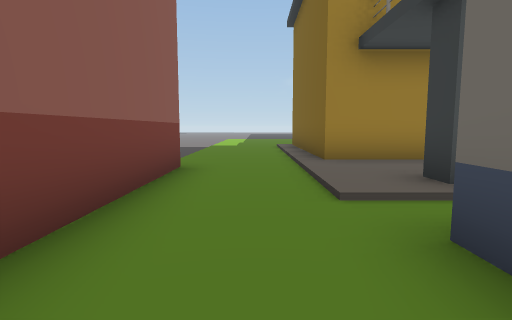
View 1 (above)

24 first-person views from a walk through a scene from a Unity 3-D project. The camera is 1.5 m above the floor, tilts 6° down and sees 80° across. The floor is counted in squares, 2 m on a side. Each view is taken from the middle of a square. On the plan, view 1 faces up. The plan holds only what a view shows up to about 10 squares ahead; the rest is blank. The place goes on beyond the plan. Some animated figures are left out.

View 2
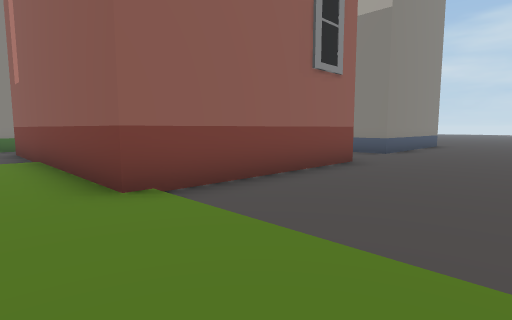

View 3
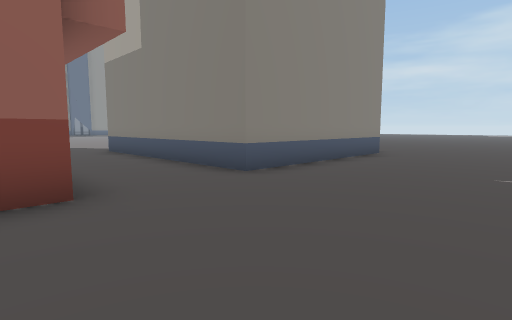

View 4
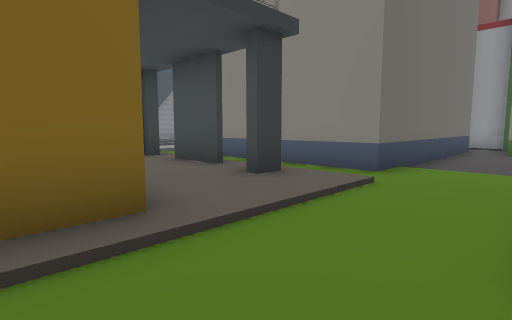

View 5
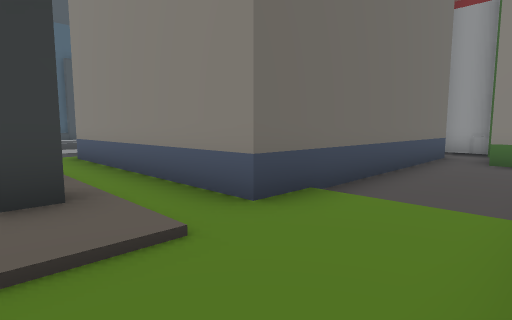

View 6
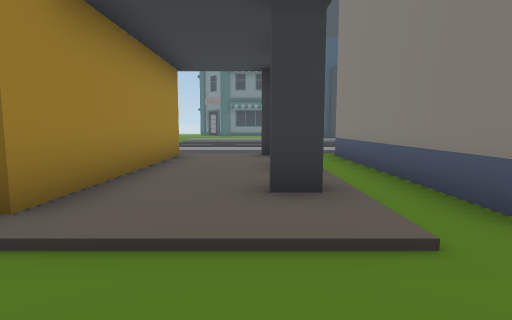

View 7
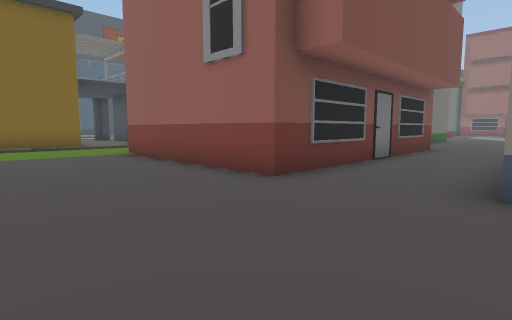

View 8
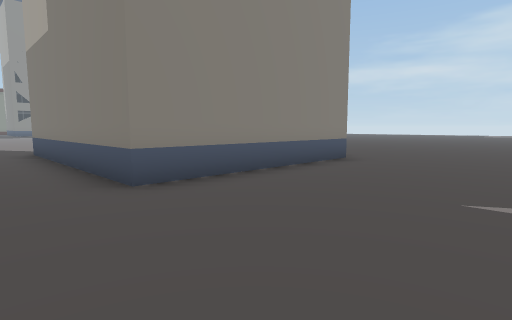

View 9
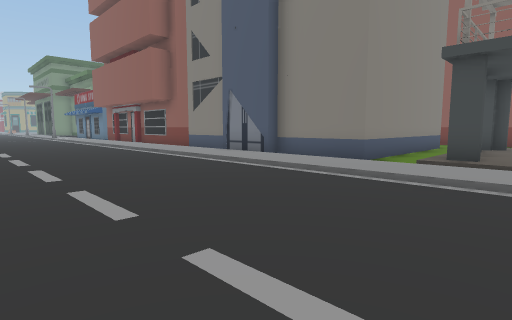

View 10
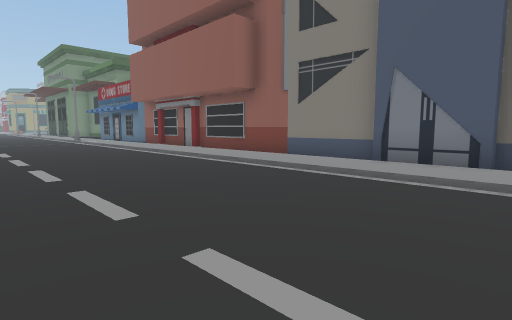

View 11
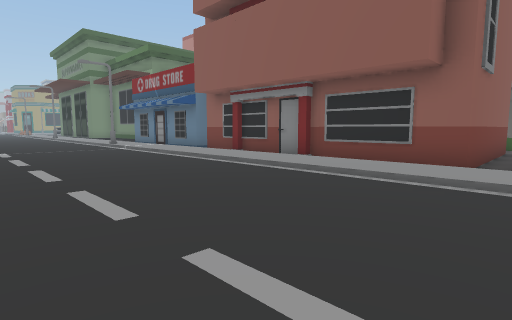

View 12
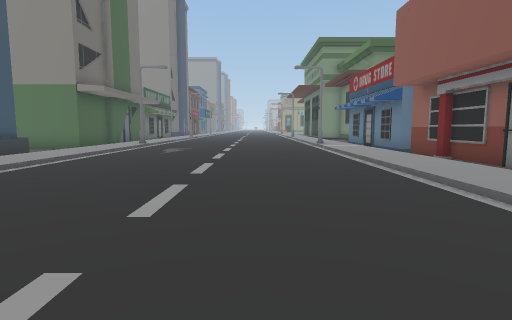

View 13
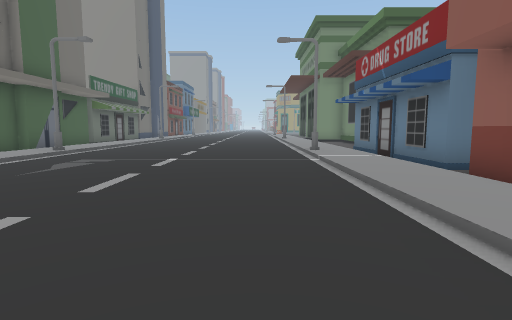

View 14
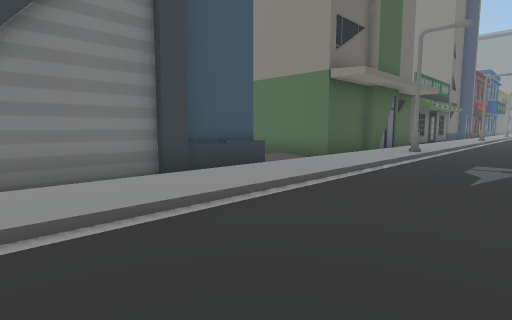

View 15
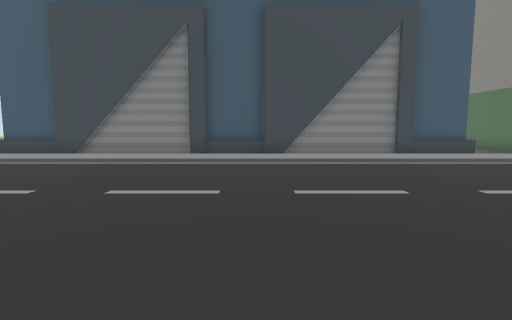

View 16
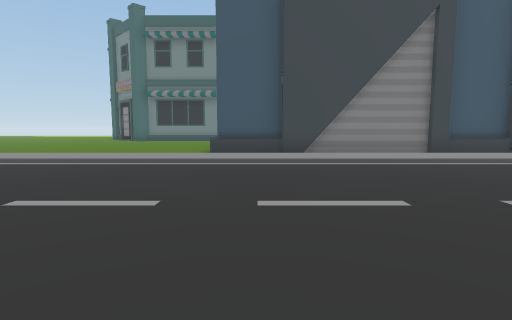

View 17
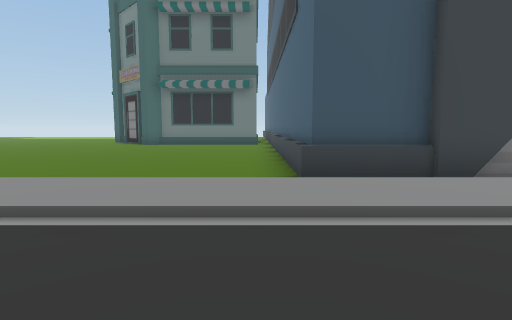

View 18
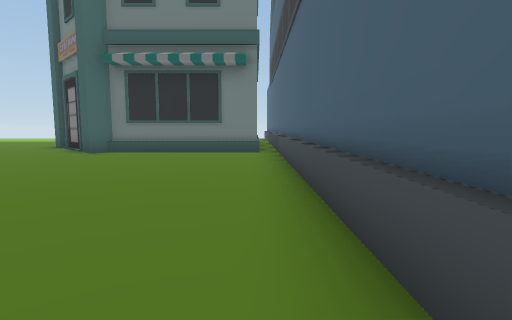

View 19
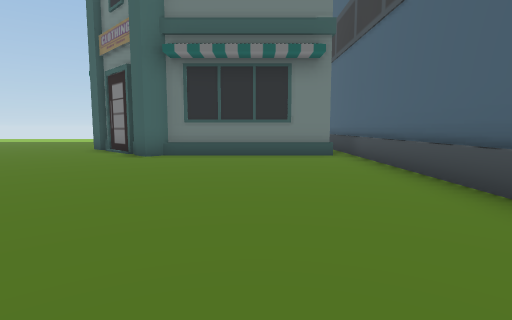

View 20
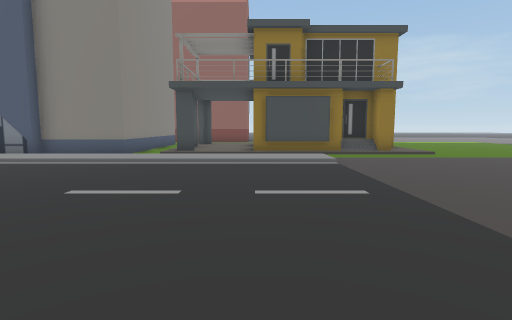

View 21
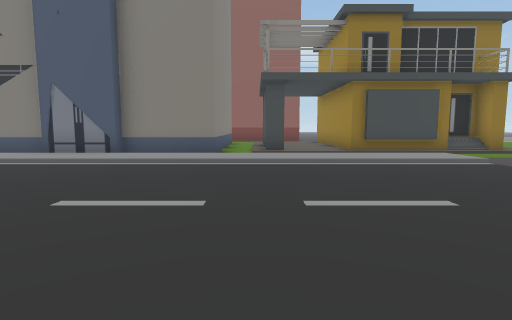

View 22
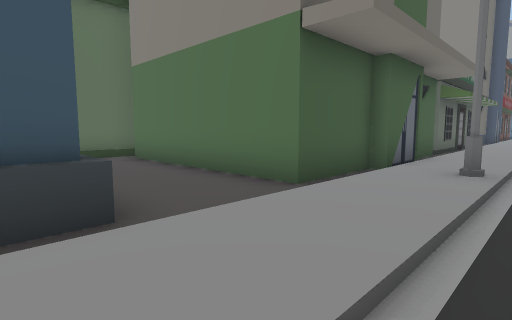

View 23
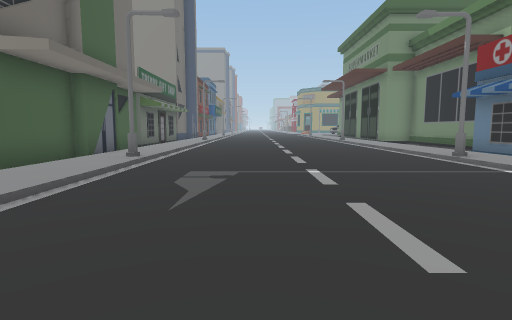

View 24
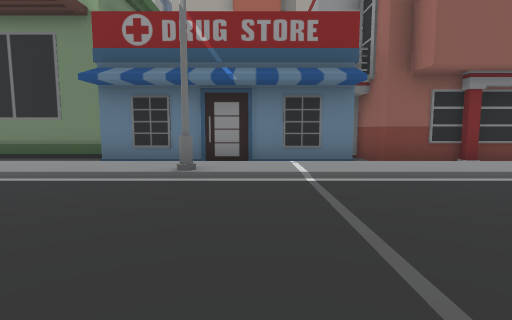

### Floor plan
Key: @ floor where view 1 was taken; # wall or solid block; . main floor; : floor 0.25 m higher than the main floor; / step, stairs or slope; ^ raised ledge; B building; S streetlight.
Columns run from 15 left of view 1 to 30 right of it. Each row starts with its distance up from view 1.
  9  .............../#   #/.......       ... ....B
  8 ................/#   #///......    .........BB
  7 ................/#   #//:.......  .........BB
  6 ................/#####//:.......:/..........B
  5 BBBBBB...BBBBB../::::://:.......:/..........B
  4      B..B    B../#:::://:.......:/..........B
  3      B..B    B..///##///:.......:/..........B
  2      B..B    B........./:.......:/..........B
  1      B..B    B...BBBBBB/:.......:/##########^^
  0      B..B    B.@.B    B/:.......:/#
 -1      B..B    B...B    B/:.......:/#
 -2      ....B   B...B    B/:.......:/#
 -3      ...      ...B    B/:.......:/#
 -4                ..B    B/:.......:/#
 -5              BBB.B    B/:.......:/#
 -6                B......./:.......:/#
 -7                B##   BB/:.......:/#
 -8                       B/:.......:/#
 -9                       B/:.......:/#
-10                       B/:.......:/#
-11                       B/:.......:/#
-12                       B/:.......:/#
-13                       B/:.......:/#
-14                     #BB/:.......:/#
-15                       #/:.......:/..... #
-16                       #/:.......:/......#
-17                       #/:.......:/BBBBBB#
-18                       #/S.......S/B
-19                       #/:.......:/B
-20                       #/:.......:/B
-21                        /:.......:/B

Where each view was taken, in squares from view 1:
view 1: 0 up, 0 right, facing up
view 2: 9 up, 0 right, facing down-left
view 3: 9 up, 6 left, facing down-left
view 4: 7 up, 1 left, facing down-right
view 5: 4 up, 1 left, facing down-right
view 6: 4 up, 1 left, facing right
view 7: 9 up, 10 left, facing down-right
view 8: 9 up, 8 left, facing down-left
view 9: 5 up, 14 right, facing down-left
view 10: 0 up, 14 right, facing down-left
view 11: 5 down, 14 right, facing down-left
view 12: 5 down, 12 right, facing down
view 13: 9 down, 11 right, facing down
view 14: 9 down, 14 right, facing down-right
view 15: 7 down, 9 right, facing right
view 16: 0 up, 10 right, facing right
view 17: 2 up, 14 right, facing right
view 18: 2 up, 19 right, facing right
view 19: 4 up, 20 right, facing right
view 20: 6 up, 17 right, facing left
view 21: 3 up, 16 right, facing left
view 22: 13 down, 16 right, facing down-right
view 23: 11 down, 14 right, facing down
view 24: 17 down, 14 right, facing left
